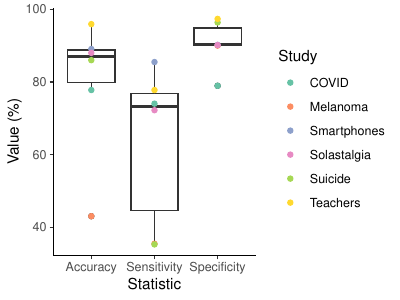

The R source for this figure:
# Libraries
library(tidyverse)

# Load validation results
results <- readRDS("../validation/summary/pooled_validation_results.rds")

# Calculate sensitivity, specificity, and accuracy, per study
sensitivity <- function(standard, test) {
  sum(standard & test) / sum(standard)
}

specificity <- function(standard, test) {
  sum(!standard & !test) / sum(!standard)
}

accuracy <- function(standard, test) {
  sum(standard == test) / length(standard)
}

perstudy <- results %>%
  group_by(study) %>%
  summarise(sensitivity = sensitivity(human_includes, GPT_includes),
            specificity = specificity(human_includes, GPT_includes),
            accuracy = accuracy(human_includes, GPT_includes),
            n = n()) %>%
  pivot_longer(
    cols = c(sensitivity, specificity, accuracy),
    names_to = "statistic",
    values_to = "value"
  )

# Plot results
perstudy %>%
  mutate_at(c("statistic", "study"), str_to_title) %>%
  mutate(study = ifelse(study == "Covid", "COVID", study)) %>%
  mutate(value = 100 * value) %>%
  ggplot(aes(x = statistic, y = value)) +
    geom_boxplot() +
    geom_point(aes(colour = study)) +
    labs(x = "Statistic", y = "Value (%)", colour = "Study") +
    theme_classic() +
    scale_colour_brewer(palette = "Set2")
ggsave("fig_4.pdf", width = 4, height = 4)
